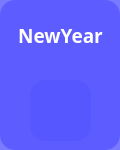
<?xml version="1.0" encoding="UTF-8"?>
<ui version="4.0">
 <class>Frame</class>
 <widget class="QFrame" name="Frame">
  <property name="geometry">
   <rect>
    <x>0</x>
    <y>0</y>
    <width>120</width>
    <height>150</height>
   </rect>
  </property>
  <property name="sizePolicy">
   <sizepolicy hsizetype="Fixed" vsizetype="Fixed">
    <horstretch>0</horstretch>
    <verstretch>0</verstretch>
   </sizepolicy>
  </property>
  <property name="minimumSize">
   <size>
    <width>120</width>
    <height>150</height>
   </size>
  </property>
  <property name="windowTitle">
   <string>Frame</string>
  </property>
  <property name="styleSheet">
   <string notr="true">border-radius: 15;
background-color: rgba(85,85,255, 200);</string>
  </property>
  <widget class="QLabel" name="title">
   <property name="geometry">
    <rect>
     <x>10</x>
     <y>0</y>
     <width>101</width>
     <height>71</height>
    </rect>
   </property>
   <property name="font">
    <font>
     <family>Yandex Sans Text Bold</family>
     <pointsize>14</pointsize>
     <weight>75</weight>
     <bold>true</bold>
    </font>
   </property>
   <property name="styleSheet">
    <string notr="true">color: white;
background-color: rgb(255,160,0, 0);
</string>
   </property>
   <property name="lineWidth">
    <number>2</number>
   </property>
   <property name="text">
    <string>NewYear</string>
   </property>
   <property name="alignment">
    <set>Qt::AlignCenter</set>
   </property>
   <property name="wordWrap">
    <bool>true</bool>
   </property>
   <property name="indent">
    <number>0</number>
   </property>
  </widget>
  <widget class="QPushButton" name="edit_template">
   <property name="geometry">
    <rect>
     <x>30</x>
     <y>80</y>
     <width>61</width>
     <height>61</height>
    </rect>
   </property>
   <property name="cursor">
    <cursorShape>PointingHandCursor</cursorShape>
   </property>
   <property name="text">
    <string/>
   </property>
   <property name="icon">
    <iconset>
     <normaloff>../icons/main_window/templte/edit_2.png</normaloff>../icons/main_window/templte/edit_2.png</iconset>
   </property>
   <property name="iconSize">
    <size>
     <width>50</width>
     <height>50</height>
    </size>
   </property>
  </widget>
 </widget>
 <resources/>
 <connections/>
</ui>
